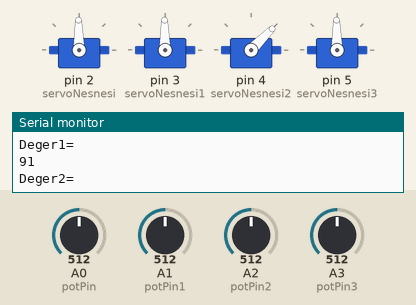
The sketch below on a simulated Arduino Uno, built with avr-gcc and run on an emulated ATmega328P. Shown: 4 × servo, the last lines printed to the serial monitor. The test bench sets the inputs (shaded band); at power-on: A0 (potPin) = 512, A1 (potPin1) = 512, A2 (potPin2) = 512, A3 (potPin3) = 512.

Above: at 1.2 s.
1.3 s: A0 (potPin) set to 542
At 2.3 s:
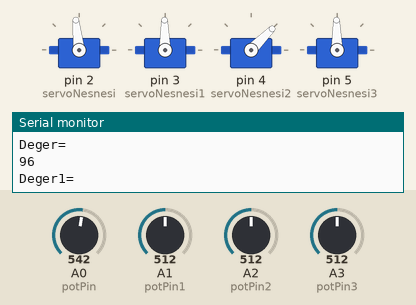
4.3 s: A0 (potPin) set to 576
At 5.5 s:
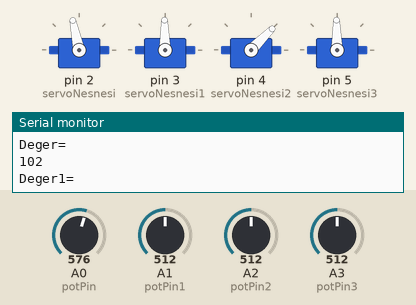
5.8 s: A1 (potPin1) set to 60
At 7.0 s:
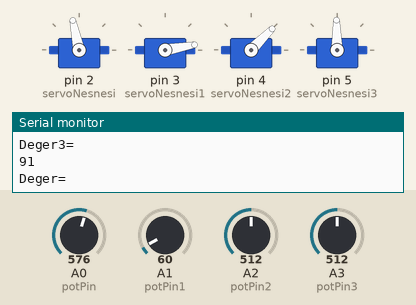
7.3 s: A1 (potPin1) set to 51
At 8.0 s:
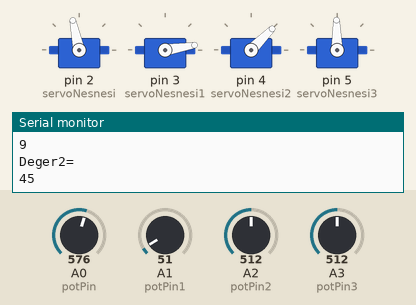
10.3 s: A2 (potPin2) set to 120
At 11.2 s:
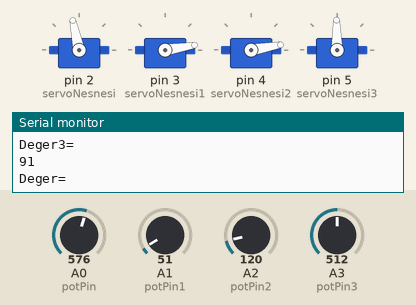
11.8 s: A2 (potPin2) set to 102
At 13.0 s:
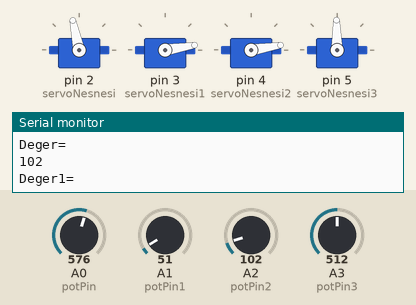
Timing chart, 0 to 14.8 s (numbered marks = the images above; inputs shaded):
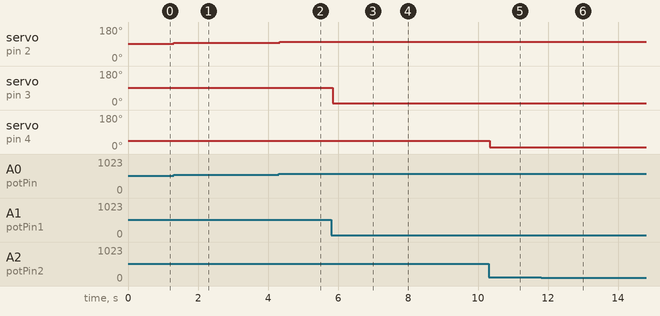

Measured:
- after the input at 1.3 s, servo on pin 2 (servoNesnesi): 91° → 96° at once
- after the input at 4.3 s, servo on pin 2 (servoNesnesi): 96° → 102° at once
- after the input at 5.8 s, servo on pin 3 (servoNesnesi1): 91° → 10° after 0.05 s
- after the input at 7.3 s, servo on pin 3 (servoNesnesi1): 10° → 9° at once
- after the input at 10.3 s, servo on pin 4 (servoNesnesi2): 45° → 10° at once
- after the input at 11.8 s, servo on pin 4 (servoNesnesi2): 10° → 9° at once

The sketch:

RobotKolArduino.ino
```cpp
#include <Servo.h>  /* Servo kutuphanesi projeye dahil edildi */
Servo servoNesnesi,servoNesnesi1,servoNesnesi2,servoNesnesi3;  /* servo motor nesnesi yaratildi */
int potPin = A0;
int potPin1 = A1;
int potPin2 = A2;
int potPin3 = A3;
//int buzzerPin = 3;
void setup()
{
  Serial.begin(9600);
  servoNesnesi.attach(2);  /* Servo motor 9 numarali pine baglandi */
  servoNesnesi1.attach(3);
  servoNesnesi2.attach(4);
  servoNesnesi3.attach(5);
}

void loop() {
  int deger  = analogRead(potPin);
  int deger1 = analogRead(potPin1);
  int deger2 = analogRead(potPin2);
  int deger3 = analogRead(potPin3);
  //deger/=5.6;
  //deger1/=5.39;
  //deger2/=5.26;
  //deger3/=5.1;
  deger/=5.6;
  deger1/=5.6;
  deger2/=11.15;
  deger3/=5.6;
  servoNesnesi.write(deger);
  servoNesnesi1.write(deger1);
  servoNesnesi2.write(deger2);
  servoNesnesi3.write(deger3);
  Serial.println("Deger=");
  Serial.println(deger);
  Serial.println("Deger1=");
  Serial.println(deger1);
  Serial.println("Deger2=");
  Serial.println(deger2);
  Serial.println("Deger3=");
  Serial.println(deger3);
}
```
